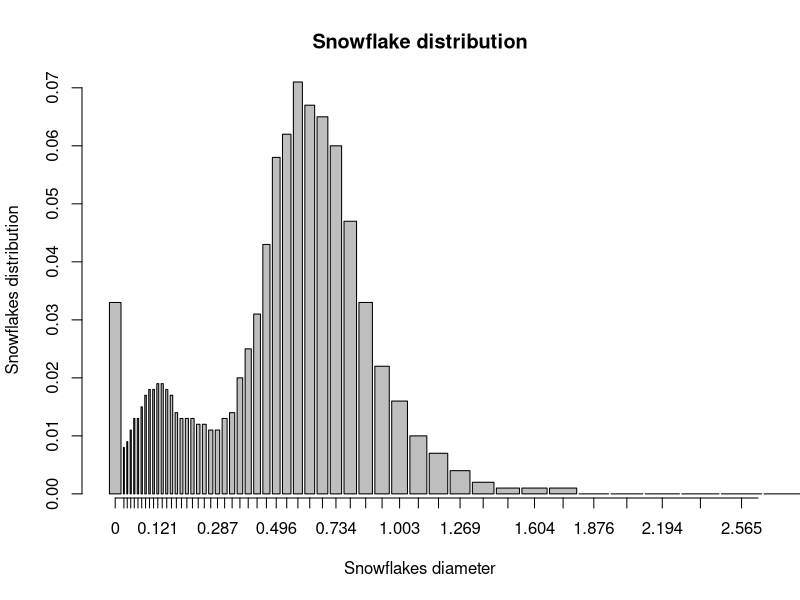
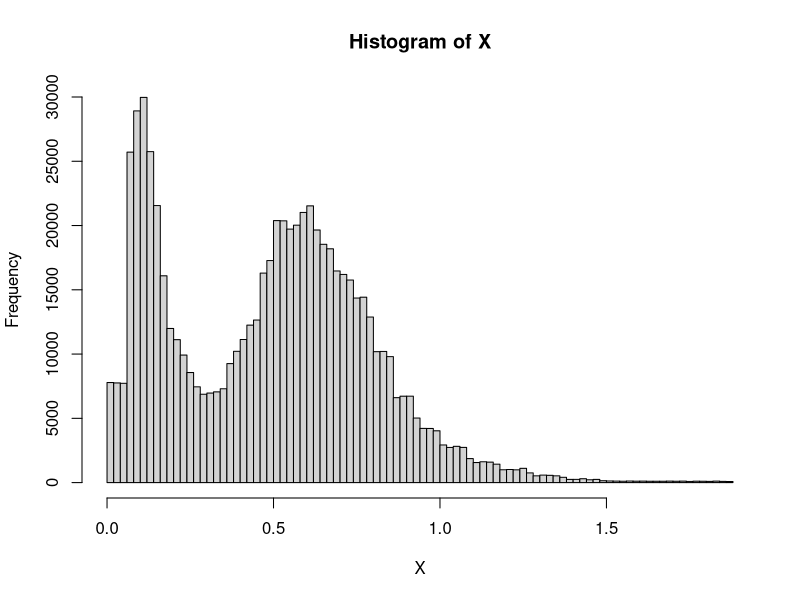
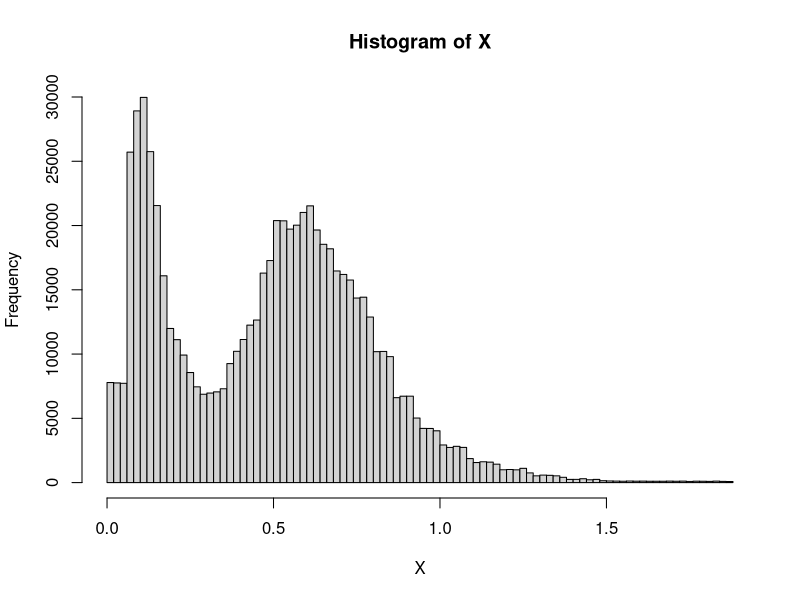
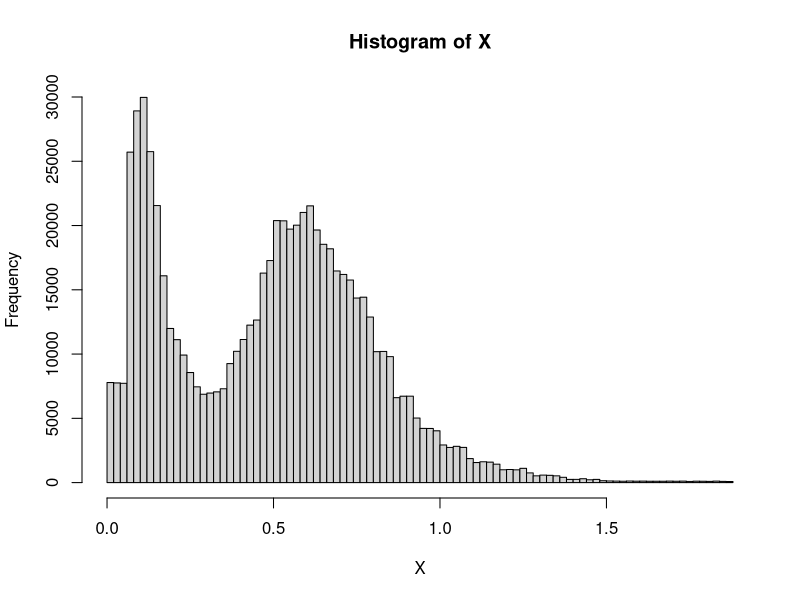
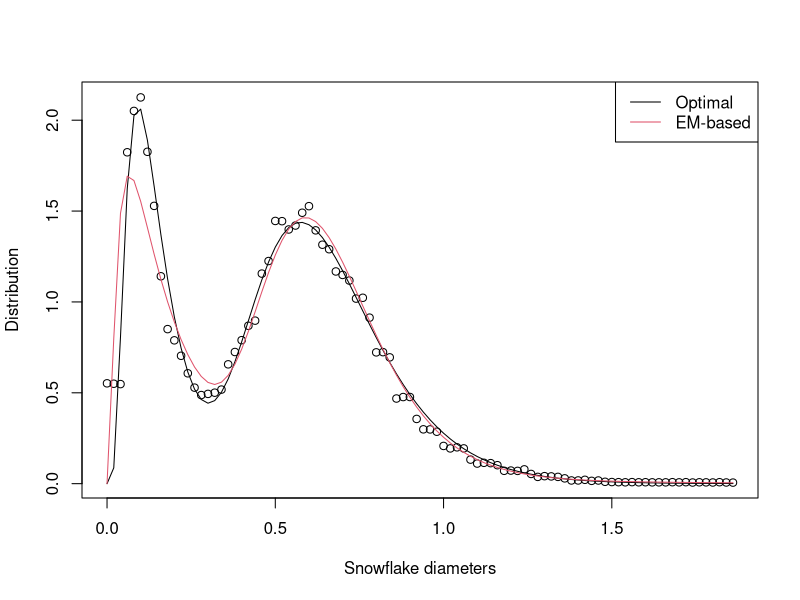

Reproduce these figures in R, in order. (Note: a time limit stopped this script after it produced the figures.)
library(readr)

snow_particles <- read_csv("1_snow_particles.csv")
n_bins <- length(snow_particles$startpoint)
snow_particles$endpoint[n_bins] <- snow_particles$endpoint[n_bins-1]+0.25

breakpoints <- c(snow_particles$startpoint[1],snow_particles$endpoint)

n_particules <- snow_particles$particles.detected[1] # 700k
snow_particles$n_snow_bin = round(0.01*snow_particles$particles.detected*snow_particles$retained....)

width <- rep(0,n_bins)
for (i in 1:n_bins){
  width[i] = snow_particles$endpoint[i]-snow_particles$startpoint[i]
}

#png(file="./plots/snow_distribution.png",width=1200, height=700)
bp <- barplot(height = snow_particles$n_snow_bin/n_particules,
              width = width,
              xlim = c(breakpoints[1], breakpoints[length(breakpoints)]), 
              #ylim = c(0, max(snow_particles$n_snow_bin) * 1.1), 
              xlab = "Snowflakes diameter", 
              ylab = "Snowflakes distribution",
              main = "Snowflake distribution",
              cex.axis = 1,cex.names = 0.8)
axis(side=1, at =bp,label=snow_particles$startpoint,cex.axis = 1)
#dev.off()

# Jittering

set.seed(42)
X = rep(0,n_particules)
count <- 0
for (i in 1:n_bins){
  if (snow_particles$n_snow_bin[i] != 0){
    start <- count+1
    end <- start+snow_particles$n_snow_bin[i]-1
    X[start:end] <- runif(snow_particles$n_snow_bin[i],snow_particles$startpoint[i],snow_particles$endpoint[i])
    count <- count + snow_particles$n_snow_bin[i]
  }else{
    print("done")
    print(i)
    break
  }
}

# check uniform dist for jittering
hist(X,breaks = 100)

################
# EM - algorithm
################

dmixnorm <- function(x, mu1, mu2, sigma1, sigma2, tau){
  y <- (1-tau)*dlnorm(x,meanlog=mu1,sdlog=sigma1) + tau*dlnorm(x,meanlog=mu2,sdlog=sigma2)
  return(y)
}

em_alg <- function(data){
  mu_1_hat = -2; # mean from the biggest bin - bump #1
  mu_2_hat = 0.1; # mean from the biggest bin - bump #2
  sigma_1_hat = 0.3;
  sigma_2_hat = 0.5;
  tau_hat = 0.6;
  N <- n_particules
  p <- dlnorm(data,meanlog=mu_2_hat,sdlog=sigma_2_hat)*tau_hat/dmixnorm(data,mu_1_hat, mu_2_hat, sigma_1_hat, sigma_2_hat, tau_hat)
  l_old <- Inf
  l <- sum(log((1-tau_hat)*dlnorm(data,meanlog=mu_1_hat,sdlog=sigma_1_hat) + tau_hat*dlnorm(data,meanlog=mu_2_hat,sdlog=sigma_2_hat)))
  while (abs(l-l_old)>0.01){
    tau_hat <- sum(p)/N
    mu_1_hat <- sum((1-p)*log(data))/sum(1-p)
    mu_2_hat <- sum(p*log(data))/sum(p)
    sigma_1_hat <- sqrt(sum((1-p)*(log(data)-mu_1_hat)^2)/sum(1-p))
    sigma_2_hat <- sqrt(sum(p*(log(data)-mu_2_hat)^2)/sum(p))
    
    p <- dlnorm(data,meanlog=mu_2_hat,sdlog=sigma_2_hat)*tau_hat/dmixnorm(data, mu_1_hat, mu_2_hat, sigma_1_hat, sigma_2_hat, tau_hat)
    l_old <- l
    l <- sum(log((1-tau_hat)*dlnorm(data,meanlog=mu_1_hat,sdlog=sigma_1_hat) + tau_hat*dlnorm(data,meanlog=mu_2_hat,sdlog=sigma_2_hat)))
  }
  return(c(mu_1_hat,mu_2_hat,sigma_1_hat,sigma_2_hat,tau_hat))
}

init_vals <- em_alg(X)
init_vals
##############
# Optimization
##############

# Functions to get neg_likelihood

# cdf of bilog_likelihood
pmixnorm <- function(x,mu1,mu2,sigma1,sigma2,tau){
  y <- (1-tau)*plnorm(x,meanlog=mu1,sdlog=sigma1) + tau*plnorm(x,meanlog=mu2,sdlog=sigma2)
  return(y)
}

neg_loglikelihood <- function(par,data){
  # par = mu1,mu2,sigma1,sigma2,tau
  mu1<- par[1]
  mu2 <- par[2]
  sigma1 <- par[3]
  sigma2 <- par[4]
  tau <- par[5]
  y <- 0
  for (i in 1:n_bins) { # data = snow_particles
    y <- y + data$n_snow_bin[i]*log(pmixnorm(data$endpoint[i],mu1,mu2,sigma1,sigma2,tau)-pmixnorm(data$startpoint[i],mu1,mu2,sigma1,sigma2,tau))
  }
  return(-y)
}

# optimizing from EM points
theta_hat <- optim(init_vals,neg_loglikelihood,data = snow_particles)

theta_hat$par

##########
# Plotting
##########

vals_hist <- unlist(hist(X,breaks = 100)["density"])
breaks_hist <- unlist(hist(X,breaks = 100)["breaks"])
vals <- sapply(breaks_hist[1:length(breaks_hist)-1],dmixnorm,
               mu1=theta_hat$par[1], mu2=theta_hat$par[2], 
               sigma1=theta_hat$par[3], sigma2=theta_hat$par[4], 
               tau=theta_hat$par[5])

vals_em <- sapply(breaks_hist[1:length(breaks_hist)-1],dmixnorm,
                  mu1=init_vals[1], mu2=init_vals[2], 
                  sigma1=init_vals[3], sigma2=init_vals[4], 
                  tau=init_vals[5])
# PLOT EM VALS pdf
#png("./plots/EM_opt_dist.png",width=1200, height=700)
plot(breaks_hist[1:length(breaks_hist)-1],vals_hist,xlab="Snowflake diameters",ylab="Distribution")
lines(x=breaks_hist[1:length(breaks_hist)-1],y=vals,type="l")
lines(x=breaks_hist[1:length(breaks_hist)-1],y=vals_em,type="l",col=2)
legend("topright", legend = c("Optimal","EM-based"), col=1:2,lty=1) # optional legend
#dev.off()
##################################
# LAST-STEP | Parametric bootstrap
##################################

# H_0 : diameters follow this bi-log normal distribution

# 1) Utiliser X jitter and resample uniformly from X_jitter - X^b_jit
# 2) refaire le dataset pour avoir les nouveaux binnings -> avoir les start et end pareil mais juste changer les # elems
# 3) Rerun the EM algorithm and the optimization step on the X^b_jit 
# donc le f^b est la nouvelle phi binned avec le X^b_jit comparé à l'autre partie
# 4) On récupère nos estimateurs lambda_b hat

# 5) on calcule T*_b comme le suprémum et on le stock dans un array de taille B
# - Repeat 1 to 5 B times
# compute p-val and check whether it is high enough

# Helper functions
count_bins <- function(X, data){
  counts <- rep(0,n_bins)
  for (i in 1:n_bins){
    start <- data$startpoint[i]
    end <- data$endpoint[i]
    counts[i] <- sum(start <= X & X <= end)
  }
  return(counts)
}

B <- 20
data <- snow_particles[c("startpoint","endpoint","n_snow_bin")]
T_list <- numeric(B)
x_eval <- seq(from=0,to=snow_particles$endpoint[n_bins],length.out=1000) # creating breakpoints
Fn <- ecdf(X)
Fn_values <- Fn(x_eval) # values at left breakpoint
F_hat_values <- sapply(x_eval,pmixnorm,
                       mu1=theta_hat$par[1], mu2=theta_hat$par[2], 
                       sigma1=theta_hat$par[3], sigma2=theta_hat$par[4], 
                       tau=theta_hat$par[5])
abs_err <- abs(Fn_values-F_hat_values)
abs_err_max <- abs_err[which.max(abs_err)]
T_ <- abs_err_max
T_
for (b in 1:B) {
  # 1) Resampling from jittering
  X_b <- sample(X,n_particules,replace = T)
    
  # 2) Updating the binning dataset from new X_b
  counts <- count_bins(X_b,data)
  data$n_snow_bin = counts
    
  # 3) Re-running the em algorithm 
  init_val_X_b <- em_alg(X_b)
  print(b)
  
  # 4) Getting the best param estimators by optimizing the new neg_loglikelihood
  opt_X_b <- optim(init_val_X_b,neg_loglikelihood,data=data)
  # 5) Computing T*
  Fn <- ecdf(X_b)
  Fn_values <- Fn(x_eval) # values at left breakpoint
  F_hat_values <- sapply(x_eval,pmixnorm,
                    mu1=opt_X_b$par[1], mu2=opt_X_b$par[2], 
                    sigma1=opt_X_b$par[3], sigma2=opt_X_b$par[4], 
                    tau=opt_X_b$par[5])
  abs_err <- abs(Fn_values-F_hat_values)
  abs_err_max <- abs_err[which.max(abs_err)]
  T_list[b] <- abs_err_max
}

p_val = 1/(B+1)*(1+sum(T_<=T_list))
p_val
